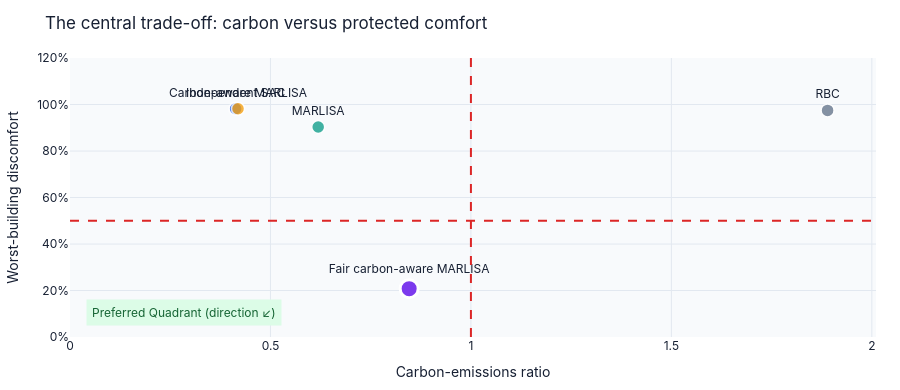

The notebook cell this image was saved under:
### Markdown cell above
## c) The Central Trade off: Carbon Emissions vs Discomfort

### Code cell
def tradeoff_figure(summary: pd.DataFrame, focus: str) -> go.Figure:
    """Carbon versus worst-building discomfort trade-off."""
    fig = go.Figure()
    for row in summary.itertuples(index=False):
        selected = row.model == focus
        fig.add_trace(
            go.Scatter(
                x=[row.carbon_ratio],
                y=[row.worst_discomfort],
                mode="markers+text",
                text=[row.controller],
                textposition="top center",
                marker=dict(
                    size=18 if selected else 13,
                    color=row.color,
                    line=dict(color="#FFFFFF", width=3 if selected else 1.5),
                    opacity=1.0 if selected else 0.78,
                ),
                customdata=[[row.average_discomfort, row.discomfort_gap]],
                hovertemplate=(
                    "%{text}<br>Carbon ratio: %{x:.3f}<br>"
                    "Worst discomfort: %{y:.1%}<br>"
                    "Average discomfort: %{customdata[0]:.1%}<br>"
                    "Gap: %{customdata[1]:.1%}<extra></extra>"
                ),
                showlegend=False,
            )
        )
    fig.add_hline(y=0.5, line_dash="dash", line_color="#DC2626")
    fig.add_vline(x=1.0, line_dash="dash", line_color="#DC2626")
    fig.add_annotation(
        x=0.02,
        y=0.04,
        xref="paper",
        yref="paper",
        text="Preferred Quadrant (direction ↙)",
        showarrow=False,
        font=dict(color="#166534", size=12),
        bgcolor="#DCFCE7",
        borderpad=5,
    )
    fig.update_layout(title="The central trade-off: carbon versus protected comfort")
    fig.update_xaxes(title="Carbon-emissions ratio", rangemode="tozero")
    fig.update_yaxes(
        title="Worst-building discomfort",
        range=[0, 1.2],
        tickformat=".0%",
    )
    return _base_layout(fig)

tradeoff_figure_output = tradeoff_figure(summary, focus="fair_carbon_aware_marlisa")
tradeoff_figure_output

### Figure 1 — Plotly figure (JSON) as saved in the notebook; plotly's stock layout.template omitted (floating-point values rounded to 4 significant figures)
{"data": [{"customdata": [[0.9466, 0.06631]], "hovertemplate": "%{text}<br>Carbon ratio: %{x:.3f}<br>Worst discomfort: %{y:.1%}<br>Average discomfort: %{customdata[0]:.1%}<br>Gap: %{customdata[1]:.1%}<extra></extra>", "marker": {"color": "#64748B", "line": {"color": "#FFFFFF", "width": 1.5}, "opacity": 0.78, "size": 13}, "mode": "markers+text", "showlegend": false, "text": ["RBC"], "textposition": "top center", "type": "scatter", "x": [1.89], "y": [0.9747]}, {"customdata": [[0.9798, 0.004171]], "hovertemplate": "%{text}<br>Carbon ratio: %{x:.3f}<br>Worst discomfort: %{y:.1%}<br>Average discomfort: %{customdata[0]:.1%}<br>Gap: %{customdata[1]:.1%}<extra></extra>", "marker": {"color": "#2563EB", "line": {"color": "#FFFFFF", "width": 1.5}, "opacity": 0.78, "size": 13}, "mode": "markers+text", "showlegend": false, "text": ["Independent SAC"], "textposition": "top center", "type": "scatter", "x": [0.4131], "y": [0.9817]}, {"customdata": [[0.6178, 0.4395]], "hovertemplate": "%{text}<br>Carbon ratio: %{x:.3f}<br>Worst discomfort: %{y:.1%}<br>Average discomfort: %{customdata[0]:.1%}<br>Gap: %{customdata[1]:.1%}<extra></extra>", "marker": {"color": "#0F9D8A", "line": {"color": "#FFFFFF", "width": 1.5}, "opacity": 0.78, "size": 13}, "mode": "markers+text", "showlegend": false, "text": ["MARLISA"], "textposition": "top center", "type": "scatter", "x": [0.6191], "y": [0.9031]}, {"customdata": [[0.9798, 0.004171]], "hovertemplate": "%{text}<br>Carbon ratio: %{x:.3f}<br>Worst discomfort: %{y:.1%}<br>Average discomfort: %{customdata[0]:.1%}<br>Gap: %{customdata[1]:.1%}<extra></extra>", "marker": {"color": "#F59E0B", "line": {"color": "#FFFFFF", "width": 1.5}, "opacity": 0.78, "size": 13}, "mode": "markers+text", "showlegend": false, "text": ["Carbon-aware MARLISA"], "textposition": "top center", "type": "scatter", "x": [0.4191], "y": [0.9817]}, {"customdata": [[0.1361, 0.1107]], "hovertemplate": "%{text}<br>Carbon ratio: %{x:.3f}<br>Worst discomfort: %{y:.1%}<br>Average discomfort: %{customdata[0]:.1%}<br>Gap: %{customdata[1]:.1%}<extra></extra>", "marker": {"color": "#7C3AED", "line": {"color": "#FFFFFF", "width": 3}, "opacity": 1, "size": 18}, "mode": "markers+text", "showlegend": false, "text": ["Fair carbon-aware MARLISA"], "textposition": "top center", "type": "scatter", "x": [0.846], "y": [0.2079]}], "layout": {"annotations": [{"bgcolor": "#DCFCE7", "borderpad": 5, "font": {"color": "#166534", "size": 12}, "showarrow": false, "text": "Preferred Quadrant (direction ↙)", "x": 0.02, "xref": "paper", "y": 0.04, "yref": "paper"}], "font": {"color": "#172033", "family": "Inter, Arial, sans-serif"}, "height": 390, "hoverlabel": {"bgcolor": "#172033", "font": {"color": "#FFFFFF"}}, "legend": {"orientation": "h", "x": 0, "y": 1.02, "yanchor": "bottom"}, "margin": {"b": 50, "l": 54, "r": 24, "t": 58}, "paper_bgcolor": "#FFFFFF", "plot_bgcolor": "#F8FAFC", "shapes": [{"line": {"color": "#DC2626", "dash": "dash"}, "type": "line", "x0": 0, "x1": 1, "xref": "x domain", "y0": 0.5, "y1": 0.5, "yref": "y"}, {"line": {"color": "#DC2626", "dash": "dash"}, "type": "line", "x0": 1, "x1": 1, "xref": "x", "y0": 0, "y1": 1, "yref": "y domain"}], "title": {"text": "The central trade-off: carbon versus protected comfort"}, "xaxis": {"gridcolor": "#E2E8F0", "rangemode": "tozero", "title": {"text": "Carbon-emissions ratio"}, "zeroline": false}, "yaxis": {"gridcolor": "#E2E8F0", "range": [0, 1.2], "tickformat": ".0%", "title": {"text": "Worst-building discomfort"}, "zeroline": false}}}
